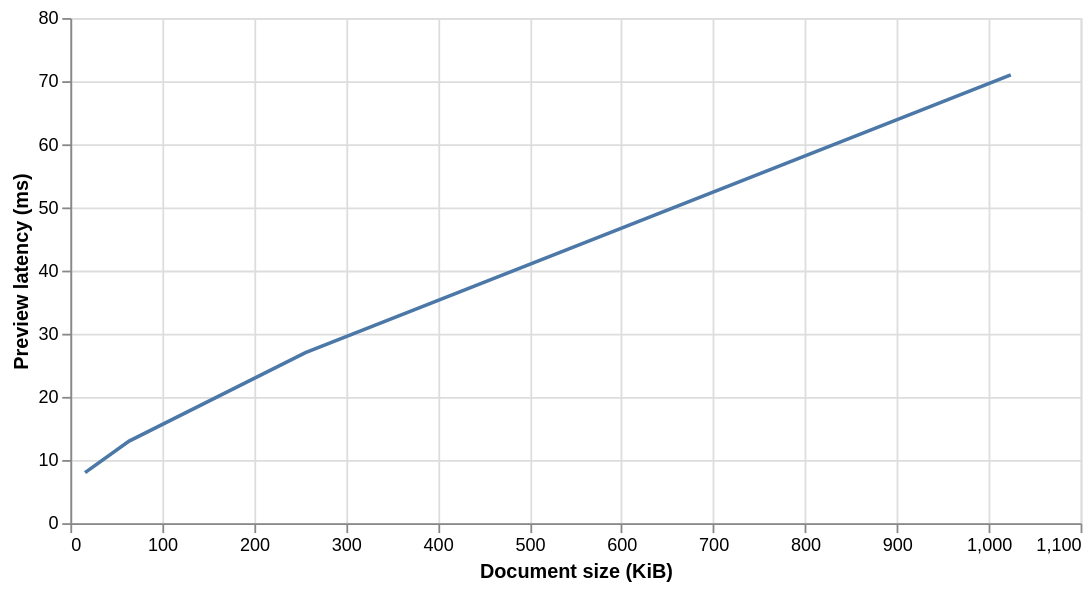

The specification (Vega-Lite) saved for this image:
### Vega-Lite specification from a JSON file in a GitHub repository (floating-point values rounded to 4 significant figures)
{"$schema": "https://vega.github.io/schema/vega-lite/v6.json", "description": "Preview latency by document size", "data": {"values": [{"kilobytes": 16, "milliseconds": 8}, {"kilobytes": 64, "milliseconds": 13}, {"kilobytes": 256, "milliseconds": 27}, {"kilobytes": 1024, "milliseconds": 71}]}, "mark": "line", "encoding": {"x": {"field": "kilobytes", "type": "quantitative", "title": "Document size (KiB)"}, "y": {"field": "milliseconds", "type": "quantitative", "title": "Preview latency (ms)"}}, "width": 560, "height": 280}
